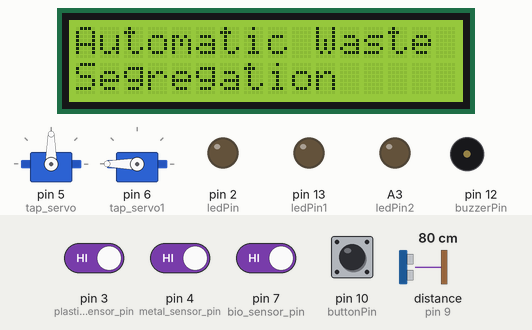
A sketch run on a simulated Arduino Uno, built with avr-gcc and run on an emulated ATmega328P. Shown: 2 × servo, 16×2 character LCD, output pins drawn as LEDs (lit = HIGH), buzzer (waves = sounding, pin HIGH). Wiring (inferred from the names in the program): ultrasonic range finder: trigger pin 8; echo pin 9. The inputs (shaded band) are chosen by the test bench; at power-on: pin 3 (plastic_sensor_pin), pin 4 (metal_sensor_pin), pin 7 (bio_sensor_pin), pin 10 (buttonPin) HIGH, distance to the obstacle (sensor on pin 9) 80 cm. The echo pulse lasts 58.3 µs per cm; pins used as bus, display or sensor lines are not drawn; what the sketch prints to the serial monitor is not drawn.

Above: at 1.2 s.
1.3 s: distance to the obstacle (sensor on pin 9) set to 23 cm
3.1 s: distance to the obstacle (sensor on pin 9) set to 18 cm
At 4.3 s:
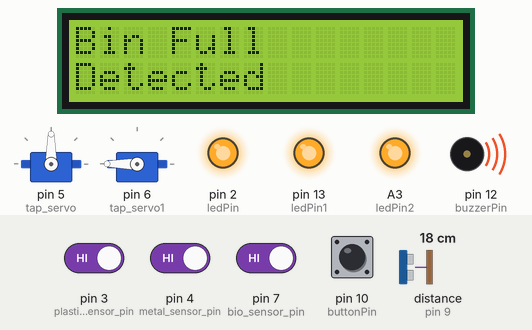
5.1 s: distance to the obstacle (sensor on pin 9) set to 120 cm
At 5.5 s:
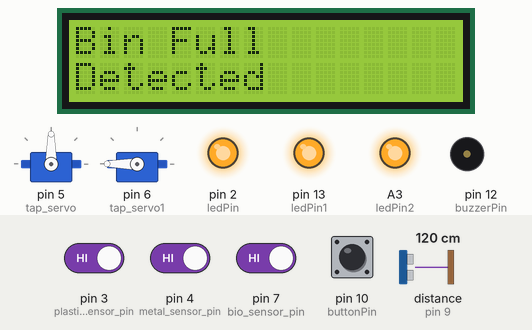
6.6 s: distance to the obstacle (sensor on pin 9) set to 2 cm
At 7.2 s:
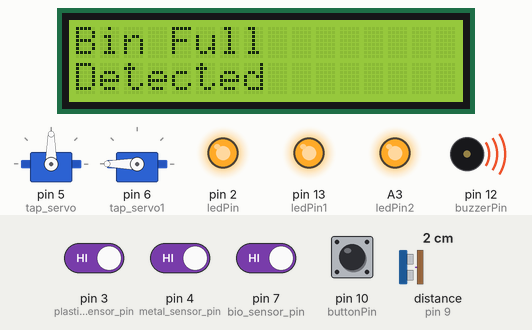
9.8 s: pin 10 (buttonPin) pulled LOW for 0.75 s
At 10.3 s:
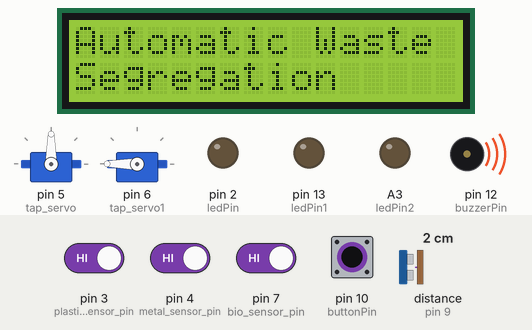
12.0 s: pin 3 (plastic_sensor_pin) driven LOW
At 14.2 s:
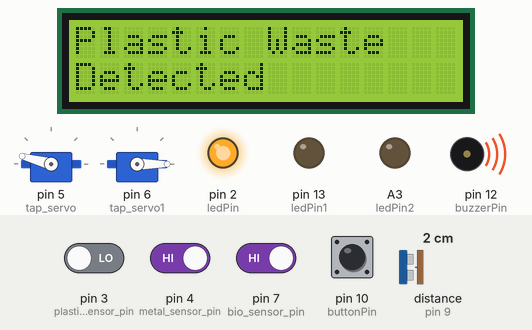
Timing chart, 0 to 15.7 s (numbered marks = the images above; inputs shaded):
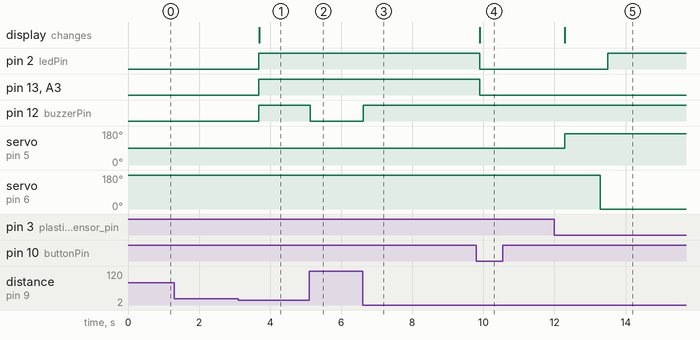

The sketch:

EnviroSortPro.ino
```cpp
#include <Servo.h>
#include <Wire.h>
#include <LiquidCrystal_I2C.h>

LiquidCrystal_I2C lcd(0x27, 16, 2);
Servo tap_servo;
Servo tap_servo1;

int metal_sensor_pin = 4;
int plastic_sensor_pin = 3;
int bio_sensor_pin = 7;
const int trigPin = 8;
const int echoPin = 9;
const int buzzerPin = 12;
const int buttonPin = 10;
const int ledPin = 2;
const int ledPin1 = 13;
const int ledPin2 = A3;

bool obstacleDetected = false;
bool operationsEnabled = true;

bool metalDetected = false;
bool plasticDetected = false;
bool bioDetected = false;

void setup() {
  pinMode(bio_sensor_pin, INPUT);
  pinMode(metal_sensor_pin, INPUT);
  pinMode(plastic_sensor_pin, INPUT);
  tap_servo.attach(5);
  tap_servo1.attach(6);
  Serial.begin(9600);
  pinMode(trigPin, OUTPUT);
  pinMode(echoPin, INPUT);
  pinMode(buzzerPin, OUTPUT);
  pinMode(buttonPin, INPUT_PULLUP);
  pinMode(ledPin, OUTPUT);
  pinMode(ledPin1, OUTPUT);
  pinMode(ledPin2, OUTPUT);

  resetServosAndLCD();
}

void resetServosAndLCD() {
  tap_servo.write(90);
  tap_servo1.write(180);
  lcd.init();
  lcd.backlight();
  lcd.clear();
  lcd.setCursor(0, 0);
  lcd.print("Automatic Waste");
  lcd.setCursor(0, 1);
  lcd.print("Segregation");
  digitalWrite(ledPin, LOW);
  digitalWrite(ledPin1, LOW);
  digitalWrite(ledPin2, LOW);
}

void loop() {
  if (detectionMaintenance()) return;
  handleWasteDetection();
  delay(500);
}

bool detectionMaintenance() {
  long duration = triggerUltrasonic();
  int distance = calculateDistance(duration);
  debugDistance(distance);

if (distance <= 20 && !obstacleDetected)  {
    obstacleDetected = true;
    soundAlarm();
    displayFullBin();
    operationsEnabled = false;
    return true;
  }  else if (distance > 20 && obstacleDetected) {
    obstacleDetected = false;
    stopAlarm();
  }

  if (!operationsEnabled && digitalRead(buttonPin) == LOW) {
    operationsEnabled = true;
    resetServosAndLCD();
  }

  return !operationsEnabled;
}

void handleWasteDetection() {
  int val_metal = digitalRead(metal_sensor_pin);
  int val_plastic = digitalRead(plastic_sensor_pin);
  int val_bio = digitalRead(bio_sensor_pin);

  if (val_metal == LOW) {
    changeLCD("Metal Waste", "Detected");
    moveServos(80, 0);
    metalDetected = true;
    digitalWrite(ledPin1, HIGH);
  } else {
    metalDetected = false;
    digitalWrite(ledPin1, LOW);
  }

  if (val_plastic == LOW && !metalDetected) {
    changeLCD("Plastic Waste", "Detected");
    moveServos(165, 0);
    plasticDetected = true;
    digitalWrite(ledPin, HIGH);
  } else {
    plasticDetected = false;
    digitalWrite(ledPin, LOW);
  }

  if (val_bio == LOW) {
    changeLCD("Bio Waste", "Detected");
    moveServos(0, 0);
    bioDetected = true;
    digitalWrite(ledPin2, HIGH);
  } else {
    bioDetected = false;
    digitalWrite(ledPin2, LOW);
  }

  if (!metalDetected && !plasticDetected && !bioDetected) {
    resetServosAndLCD();
  }
}

void moveServos(int pos1, int pos2) {
  tap_servo.write(pos1);
  delay(1000);
  tap_servo1.write(pos2);
  delay(200);
}

void changeLCD(const char* line1, const char* line2) {
  lcd.clear();
  lcd.setCursor(0, 0);
  lcd.print(line1);
  lcd.setCursor(0, 1);
  lcd.print(line2);
}

long triggerUltrasonic() {
  digitalWrite(trigPin, LOW);
  delayMicroseconds(2);
  digitalWrite(trigPin, HIGH);
  delayMicroseconds(10);
  digitalWrite(trigPin, LOW);
  return pulseIn(echoPin, HIGH);
}

int calculateDistance(long duration) {
  return duration * 0.0343 / 2;
}

void debugDistance(int distance) {
  Serial.print("Distance: ");
  Serial.print(distance);
  Serial.println(" cm");
}

void soundAlarm() {
  digitalWrite(buzzerPin, HIGH);
  digitalWrite(ledPin, HIGH);
  digitalWrite(ledPin1, HIGH);
  digitalWrite(ledPin2, HIGH);
}

void stopAlarm() {
  digitalWrite(buzzerPin, LOW);
}

void displayFullBin() {
  lcd.clear();
  lcd.setCursor(0, 0);
  lcd.print("Bin Full");
  lcd.setCursor(0, 1);
  lcd.print("Detected");
}
//made by judech
```

Measured:
- the behaviour switches between 22 and 21 cm on distance to the obstacle (sensor on pin 9) (found by bisection; images 0 and 1)
- after the input at 1.3 s, every drawn part: stays the same
- after the input at 3.1 s, pin 2 (ledPin), pin 13 (ledPin1), A3 (ledPin2), pin 12 (buzzerPin): LOW → HIGH after 0.57 s; the display: changes after 0.59 s (image 1)
- after the input at 5.1 s, pin 12 (buzzerPin): HIGH → LOW at once
- after the input at 6.6 s, pin 12 (buzzerPin): LOW → HIGH at once
- after the input at 9.8 s, pin 2 (ledPin), pin 13 (ledPin1), A3 (ledPin2): HIGH → LOW after 0.10 s; the display: changes after 0.10 s (image 4)
- after the input at 12.0 s, pin 2 (ledPin): LOW → HIGH after 1.5 s; servo on pin 5 (tap_servo): 90° → 165° after 0.29 s; servo on pin 6 (tap_servo1): 180° → 0° after 1.3 s; the display: changes after 0.29 s (image 5)
